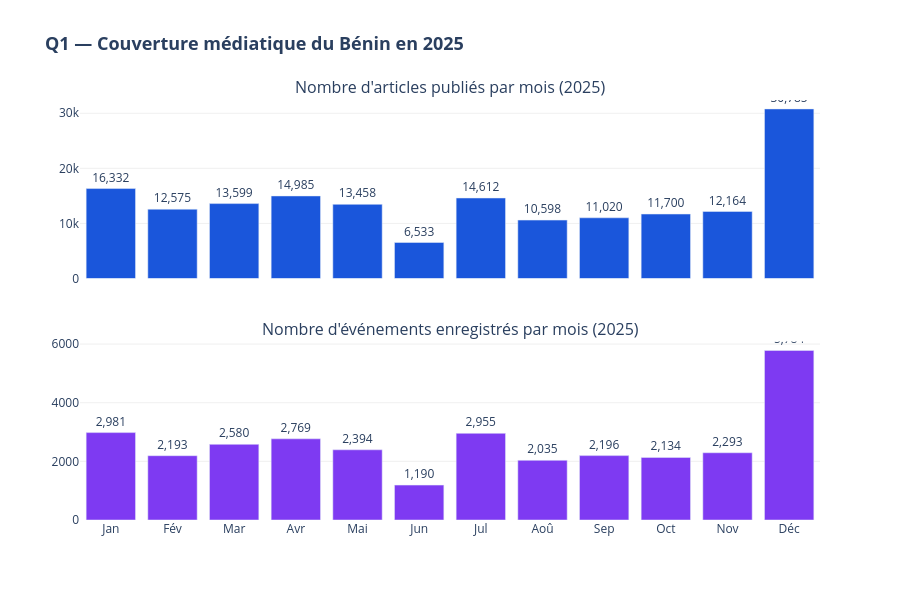

The code cell stored with this chart in its notebook:
### Markdown cell above
---

## Q1 — Quand le monde parle-t-il du Bénin, et quels événements provoquent les pics de couverture ?

**Visualisation 1 : Volume mensuel de couverture médiatique**

Cette visualisation montre le nombre d'articles publiés chaque mois sur des événements liés au Bénin.  
Les pics permettent d'identifier les périodes où l'attention internationale est la plus forte.

### Code cell
# ── Q1 — VISUALIZATION 1 : Monthly media volume ───────────────
monthly = (
    df.groupby("event_month", as_index=False)
    .agg(
        nb_articles=("NumArticles",  "sum"),
        nb_events=("SQLDATE",  "count"),
        avg_tone=("AvgTone",  "mean")
    )
    .sort_values("event_month")
)
monthly["month_label"] = monthly["event_month"].map(MONTH_LABELS)

fig1 = make_subplots(
    rows=2, cols=1,
    subplot_titles=(
        "Nombre d'articles publiés par mois (2025)",
        "Nombre d'événements enregistrés par mois (2025)"
    ),
    vertical_spacing=0.15,
    shared_xaxes=True
)

fig1.add_trace(
    go.Bar(
        x=monthly["month_label"],
        y=monthly["nb_articles"],
        name="Articles",
        marker_color="#1a56db",
        text=monthly["nb_articles"].apply(lambda v: f"{v:,}"),
        textposition="outside"
    ),
    row=1, col=1
)
fig1.add_trace(
    go.Bar(
        x=monthly["month_label"],
        y=monthly["nb_events"],
        name="Événements",
        marker_color="#7e3af2",
        text=monthly["nb_events"].apply(lambda v: f"{v:,}"),
        textposition="outside"
    ),
    row=2, col=1
)

fig1.update_layout(
    height=600,
    title_text="<b>Q1 — Couverture médiatique du Bénin en 2025</b>",
    title_font_size=18,
    showlegend=False,
    plot_bgcolor="white",
    paper_bgcolor="white"
)
fig1.update_yaxes(gridcolor="#f0f0f0")
fig1.show()

### Figure 1 — Plotly figure (JSON) as saved in the notebook; plotly's stock layout.template omitted (floating-point values rounded to 4 significant figures)
{"data": [{"marker": {"color": "#1a56db"}, "name": "Articles", "text": ["16,332", "12,575", "13,599", "14,985", "13,458", "6,533", "14,612", "10,598", "11,020", "11,700", "12,164", "30,785"], "textposition": "outside", "type": "bar", "x": ["Jan", "Fév", "Mar", "Avr", "Mai", "Jun", "Jul", "Aoû", "Sep", "Oct", "Nov", "Déc"], "xaxis": "x", "y": [16332, 12575, 13599, 14985, 13458, 6533, 14612, 10598, 11020, 11700, 12164, 30785], "yaxis": "y"}, {"marker": {"color": "#7e3af2"}, "name": "Événements", "text": ["2,981", "2,193", "2,580", "2,769", "2,394", "1,190", "2,955", "2,035", "2,196", "2,134", "2,293", "5,784"], "textposition": "outside", "type": "bar", "x": ["Jan", "Fév", "Mar", "Avr", "Mai", "Jun", "Jul", "Aoû", "Sep", "Oct", "Nov", "Déc"], "xaxis": "x2", "y": [2981, 2193, 2580, 2769, 2394, 1190, 2955, 2035, 2196, 2134, 2293, 5784], "yaxis": "y2"}], "layout": {"annotations": [{"font": {"size": 16}, "showarrow": false, "text": "Nombre d'articles publiés par mois (2025)", "x": 0.5, "xanchor": "center", "xref": "paper", "y": 1, "yanchor": "bottom", "yref": "paper"}, {"font": {"size": 16}, "showarrow": false, "text": "Nombre d'événements enregistrés par mois (2025)", "x": 0.5, "xanchor": "center", "xref": "paper", "y": 0.425, "yanchor": "bottom", "yref": "paper"}], "height": 600, "paper_bgcolor": "white", "plot_bgcolor": "white", "showlegend": false, "title": {"font": {"size": 18}, "text": "<b>Q1 — Couverture médiatique du Bénin en 2025</b>"}, "xaxis": {"anchor": "y", "domain": [0, 1], "matches": "x2", "showticklabels": false}, "xaxis2": {"anchor": "y2", "domain": [0, 1]}, "yaxis": {"anchor": "x", "domain": [0.575, 1], "gridcolor": "#f0f0f0"}, "yaxis2": {"anchor": "x2", "domain": [0, 0.425], "gridcolor": "#f0f0f0"}}}
